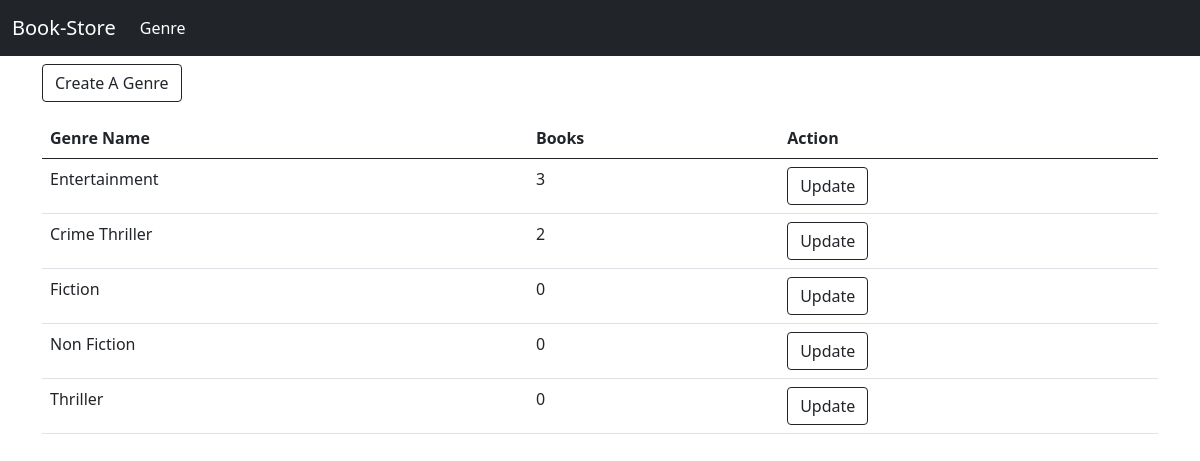
The page /genre_view/ on the database its author committed.
### book_app/models.py (models this page shows, shortened)
class Genre(models.Model):
    name = models.CharField(max_length=100)

### book_app/views.py (the view)
# urls.py: path("genre_view/",       views.genre_view ,        name="genre-view"),
def genre_view(request):
    genres = Genre.objects.all()
    return render(request , "genre-view.html", {'genres':genres} )

### templates/genre-view.html
{% extends 'base.html' %}
{% block content %}
<div class="row">
<div class="col-12 mt-2">
    <a class="btn btn-outline-dark" href="{% url 'genre-create-view' %}" role="button">Create A Genre</a>
</div>
</div>
<table class="table mt-3">
    <thead>
      <tr>
        <th scope="col">Genre Name</th>
        <th scope="col">Books</th>
        <th scope="col">Action</th>
      </tr>
    </thead>
    <tbody>
        {% for genre in genres %}
        <tr>
            <td>{{ genre.name }} </td>
            <td>{{ genre.books.all.count }} </td>
            <td>
                <a class="btn btn-outline-dark" href="{% url 'genre-update-view' genre.id %}" role="button">Update</a>
            </td>
        </tr>
        {% endfor %}
    </tbody>
  </table>
{% endblock %}

### rows shown on the page
Genre: name "Entertainment", books.all.count "3"
Genre: name "Crime Thriller", books.all.count "2"
Genre: name "Fiction", books.all.count "0"
Genre: name "Non Fiction", books.all.count "0"
Genre: name "Thriller", books.all.count "0"
